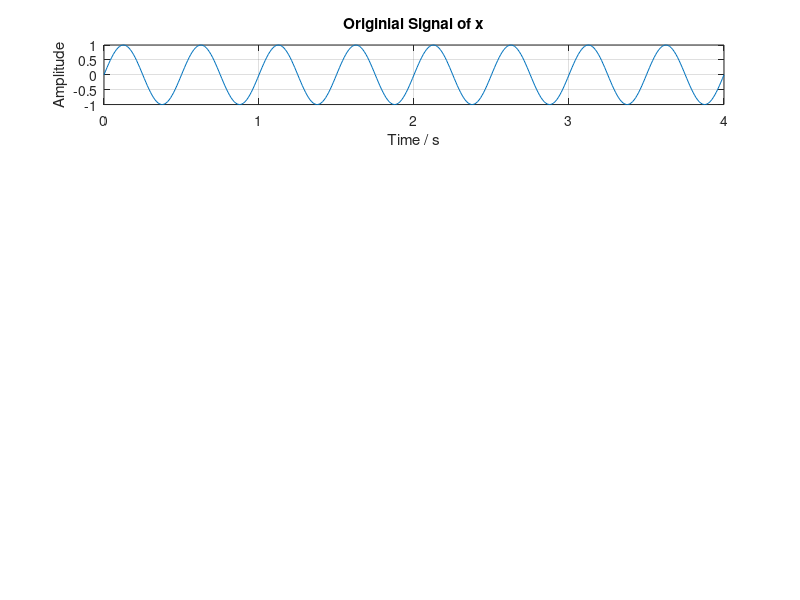

MATLAB code to generate this figure: (Note: this script raises an error after producing the figure.)
% SNS LAB 12


% % TASK 02
% 
fs=[1.5 2 4 16];
len = length(fs);
f0 = 2;
subplot(5,1,1)
t = 0:0.01:4;
x = sin(2*pi*f0*t);
plot(t,x);
grid on;
xlabel("Time / s");
ylabel("Amplitude");
title("Originial Signal of x")
for i = 1:len
dur=2;
T0=1/f0; %time period of signal
Ts=1/fs(i); %samping time
stepsize=0.01;
t=0:1/fs(i):1-1/fs(i);
xx=sin(2*pi*f0*t);
[yy,tt]=sampled(f0,fs(i),dur);
subplot(5,1,i+1)
plot(tt,yy,'r--o','Linewidth',2) %plotting the sampled signal
title("Sampling at fs="+num2str(fs(i))+" Hz.")
xlabel('Time(s)')
ylabel('Amplitude')
end




% % TASK 03
% 
% clc
% clear all
% close all
% warning off
% Fs=1000;%Sampling frequency in hertz e.g 1000Hz
% ch=1;%Number of channels--2 options--1 (mono) or 2 (stereo)
% datatype='uint8';
% nbits=16;%8,16,or 24
% Nseconds=5;
% 
% % to record audio data from an input device such as a microphone
% recorder=audiorecorder(Fs,nbits,ch);
% disp('Start speaking..')
% 
% %Records audio to audiorecorder, holds control until recording completes
% recordblocking(recorder,Nseconds);
% disp('End of Recording.');
% 
% %Stores recorded audio signal in numeric array
% x=getaudiodata(recorder,datatype);
% 
% %Write audio file
% audiowrite('test.wav',x,Fs);



% %  TASK 04
% dur = 3;
% fs = 8000;
% fundamental0 = 1000;
% f0 = [9000 17000 25000];
% len = length(f0);
% tt=0:1/fs:dur;
% xx = sin(2*pi.*fundamental0.*tt);
% x = xx(1:200);
% tt = tt(1:200);
% subplot(4,1,1)
% plot(tt,x,'k',LineWidth=2);
% grid on;
% title("Sine Tone generated at f0 = 1000 Hz")
% ylabel("Amplitude")
% xlabel("Time / s")
% for i= 1:len
%     [yy,t] = sampled(f0(i),fs,dur);
%     soundsc(yy);
%     y = yy(1:200);
%     t = t(1:200);
%     subplot(4,1,i+1)
%     plot(t,y,"k",LineWidth=2);
%     grid on;
%     title("Sine Tone generated at f0 = "+num2str(f0(i))+" Hz.")
%     ylabel("Amplitude")
%     xlabel("Time / s")
% end


% %  TASK 05
% dur=2;
% t=0:0.01:dur;
% subplot(4,1,1)
% f0=10;
% x = sin (2*pi*f0*t);
% plot(t,x)
% title("Original sine wave signal x")
% xlabel("Time / s")
% ylabel("Amplitude") 
% fs = [4, 10, 40];
% len = length(fs);
% for i=1:len
%  samp = fs(i) ;
%  [yy,tt]= sampled(f0,samp,dur);
%  subplot(4,1,i+1)
%  plot(tt,yy) %plotting the discrete signal
%  title("At sampling frequency of "+num2str(samp)+" Hz")
%   xlabel("n")
%  ylabel("Amplitude") 
% end


%  TASK 06
f0 =2;
%sampling frequencies 1.5Hz, 2Hz, 4Hz and 16Hz.
subplot(5,2,1)
 tt=0:0.01:4;
 xt = sin(2*pi*f0*tt);
 plot(tt,xt);
 grid on;
 xlabel("Time / s")
 ylabel("Amplitude")
 title("The Originial Signal sine wave x")
ffts =[];
fs = [1.5 2 4 16];
for i=1:4
 fs_ar = fs(i);
 t_n=0:1/fs_ar:1;
 [yy,tt]=sampled(f0, fs_ar,4);
 fftt = fft(yy);
 frequency = fs_ar/length(fftt)
 ffts = [ffts, frequency]; 
 subplot(5,1,i+1)
 plot(tt,yy)
 grid on;
 title("At sampling frequency of "+num2str(fs_ar)+" Hz")
 ylabel("Amplitude") 
 xlabel("Samples at frequnecy " + num2str(frequency)+"Hz")
end

































































